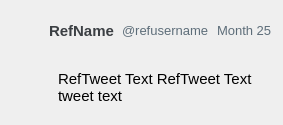
     <widget class="QWidget" name="retweet" native="true">
      <layout class="QGridLayout" name="gridLayout_2">
       <property name="horizontalSpacing">
        <number>8</number>
       </property>
       <property name="verticalSpacing">
        <number>10</number>
       </property>
       <item row="0" column="0" rowspan="2">
        <widget class="QLabel" name="label">
         <property name="minimumSize">
          <size>
           <width>30</width>
           <height>30</height>
          </size>
         </property>
         <property name="maximumSize">
          <size>
           <width>30</width>
           <height>30</height>
          </size>
         </property>
         <property name="text">
          <string/>
         </property>
         <property name="pixmap">
          <pixmap>default_profile_50X50.png</pixmap>
         </property>
         <property name="scaledContents">
          <bool>true</bool>
         </property>
        </widget>
       </item>
       <item row="0" column="3" rowspan="3">
        <widget class="QLabel" name="date_2">
         <property name="palette">
          <palette>
           <active>
            <colorrole role="WindowText">
             <brush brushstyle="SolidPattern">
              <color alpha="255">
               <red>93</red>
               <green>109</green>
               <blue>121</blue>
              </color>
             </brush>
            </colorrole>
            <colorrole role="Button">
             <brush brushstyle="SolidPattern">
              <color alpha="255">
               <red>255</red>
               <green>255</green>
               <blue>255</blue>
              </color>
             </brush>
            </colorrole>
            <colorrole role="Text">
             <brush brushstyle="SolidPattern">
              <color alpha="255">
               <red>93</red>
               <green>109</green>
               <blue>121</blue>
              </color>
             </brush>
            </colorrole>
            <colorrole role="ButtonText">
             <brush brushstyle="SolidPattern">
              <color alpha="255">
               <red>93</red>
               <green>109</green>
               <blue>121</blue>
              </color>
             </brush>
            </colorrole>
            <colorrole role="Base">
             <brush brushstyle="SolidPattern">
              <color alpha="255">
               <red>255</red>
               <green>255</green>
               <blue>255</blue>
              </color>
             </brush>
            </colorrole>
            <colorrole role="Window">
             <brush brushstyle="SolidPattern">
              <color alpha="255">
               <red>255</red>
               <green>255</green>
               <blue>255</blue>
              </color>
             </brush>
            </colorrole>
            <colorrole role="PlaceholderText">
             <brush brushstyle="SolidPattern">
              <color alpha="128">
               <red>142</red>
               <green>153</green>
               <blue>161</blue>
              </color>
             </brush>
            </colorrole>
           </active>
           <inactive>
            <colorrole role="WindowText">
             <brush brushstyle="SolidPattern">
              <color alpha="255">
               <red>93</red>
               <green>109</green>
               <blue>121</blue>
              </color>
             </brush>
            </colorrole>
            <colorrole role="Button">
             <brush brushstyle="SolidPattern">
              <color alpha="255">
               <red>255</red>
               <green>255</green>
               <blue>255</blue>
              </color>
             </brush>
            </colorrole>
            <colorrole role="Text">
             <brush brushstyle="SolidPattern">
              <color alpha="255">
               <red>93</red>
               <green>109</green>
               <blue>121</blue>
              </color>
             </brush>
            </colorrole>
            <colorrole role="ButtonText">
             <brush brushstyle="SolidPattern">
              <color alpha="255">
               <red>93</red>
               <green>109</green>
               <blue>121</blue>
              </color>
             </brush>
            </colorrole>
            <colorrole role="Base">
             <brush brushstyle="SolidPattern">
              <color alpha="255">
               <red>255</red>
               <green>255</green>
               <blue>255</blue>
              </color>
             </brush>
            </colorrole>
            <colorrole role="Window">
             <brush brushstyle="SolidPattern">
              <color alpha="255">
               <red>255</red>
               <green>255</green>
               <blue>255</blue>
              </color>
             </brush>
            </colorrole>
            <colorrole role="PlaceholderText">
             <brush brushstyle="SolidPattern">
              <color alpha="128">
               <red>142</red>
               <green>153</green>
               <blue>161</blue>
              </color>
             </brush>
            </colorrole>
           </inactive>
           <disabled>
            <colorrole role="WindowText">
             <brush brushstyle="SolidPattern">
              <color alpha="255">
               <red>93</red>
               <green>109</green>
               <blue>121</blue>
              </color>
             </brush>
            </colorrole>
            <colorrole role="Button">
             <brush brushstyle="SolidPattern">
              <color alpha="255">
               <red>255</red>
               <green>255</green>
               <blue>255</blue>
              </color>
             </brush>
            </colorrole>
            <colorrole role="Text">
             <brush brushstyle="SolidPattern">
              <color alpha="255">
               <red>93</red>
               <green>109</green>
               <blue>121</blue>
              </color>
             </brush>
            </colorrole>
            <colorrole role="ButtonText">
             <brush brushstyle="SolidPattern">
              <color alpha="255">
               <red>93</red>
               <green>109</green>
               <blue>121</blue>
              </color>
             </brush>
            </colorrole>
            <colorrole role="Base">
             <brush brushstyle="SolidPattern">
              <color alpha="255">
               <red>255</red>
               <green>255</green>
               <blue>255</blue>
              </color>
             </brush>
            </colorrole>
            <colorrole role="Window">
             <brush brushstyle="SolidPattern">
              <color alpha="255">
               <red>255</red>
               <green>255</green>
               <blue>255</blue>
              </color>
             </brush>
            </colorrole>
            <colorrole role="PlaceholderText">
             <brush brushstyle="SolidPattern">
              <color alpha="128">
               <red>0</red>
               <green>0</green>
               <blue>0</blue>
              </color>
             </brush>
            </colorrole>
           </disabled>
          </palette>
         </property>
         <property name="font">
          <font>
           <pointsize>10</pointsize>
          </font>
         </property>
         <property name="styleSheet">
          <string notr="true">color: rgb(93, 109, 121);</string>
         </property>
         <property name="text">
          <string>&lt;html&gt;&lt;head/&gt;&lt;body&gt;&lt;p&gt;&lt;span style=&quot; color:#5d6d79;&quot;&gt;Month 25&lt;/span&gt;&lt;/p&gt;&lt;/body&gt;&lt;/html&gt;</string>
         </property>
        </widget>
       </item>
       <item row="0" column="2" rowspan="3">
        <widget class="QLabel" name="username_2">
         <property name="palette">
          <palette>
           <active>
            <colorrole role="WindowText">
             <brush brushstyle="SolidPattern">
              <color alpha="255">
               <red>93</red>
               <green>109</green>
               <blue>121</blue>
              </color>
             </brush>
            </colorrole>
            <colorrole role="Button">
             <brush brushstyle="SolidPattern">
              <color alpha="255">
               <red>255</red>
               <green>255</green>
               <blue>255</blue>
              </color>
             </brush>
            </colorrole>
            <colorrole role="Text">
             <brush brushstyle="SolidPattern">
              <color alpha="255">
               <red>93</red>
               <green>109</green>
               <blue>121</blue>
              </color>
             </brush>
            </colorrole>
            <colorrole role="ButtonText">
             <brush brushstyle="SolidPattern">
              <color alpha="255">
               <red>93</red>
               <green>109</green>
               <blue>121</blue>
              </color>
             </brush>
            </colorrole>
            <colorrole role="Base">
             <brush brushstyle="SolidPattern">
              <color alpha="255">
               <red>255</red>
               <green>255</green>
               <blue>255</blue>
              </color>
             </brush>
            </colorrole>
            <colorrole role="Window">
             <brush brushstyle="SolidPattern">
              <color alpha="255">
               <red>255</red>
               <green>255</green>
               <blue>255</blue>
              </color>
             </brush>
            </colorrole>
            <colorrole role="PlaceholderText">
             <brush brushstyle="SolidPattern">
              <color alpha="128">
               <red>170</red>
               <green>178</green>
               <blue>185</blue>
              </color>
             </brush>
            </colorrole>
           </active>
           <inactive>
            <colorrole role="WindowText">
             <brush brushstyle="SolidPattern">
              <color alpha="255">
               <red>93</red>
               <green>109</green>
               <blue>121</blue>
              </color>
             </brush>
            </colorrole>
            <colorrole role="Button">
             <brush brushstyle="SolidPattern">
              <color alpha="255">
               <red>255</red>
               <green>255</green>
               <blue>255</blue>
              </color>
             </brush>
            </colorrole>
            <colorrole role="Text">
             <brush brushstyle="SolidPattern">
              <color alpha="255">
               <red>93</red>
               <green>109</green>
               <blue>121</blue>
              </color>
             </brush>
            </colorrole>
            <colorrole role="ButtonText">
             <brush brushstyle="SolidPattern">
              <color alpha="255">
               <red>93</red>
               <green>109</green>
               <blue>121</blue>
              </color>
             </brush>
            </colorrole>
            <colorrole role="Base">
             <brush brushstyle="SolidPattern">
              <color alpha="255">
               <red>255</red>
               <green>255</green>
               <blue>255</blue>
              </color>
             </brush>
            </colorrole>
            <colorrole role="Window">
             <brush brushstyle="SolidPattern">
              <color alpha="255">
               <red>255</red>
               <green>255</green>
               <blue>255</blue>
              </color>
             </brush>
            </colorrole>
            <colorrole role="PlaceholderText">
             <brush brushstyle="SolidPattern">
              <color alpha="128">
               <red>170</red>
               <green>178</green>
               <blue>185</blue>
              </color>
             </brush>
            </colorrole>
           </inactive>
           <disabled>
            <colorrole role="WindowText">
             <brush brushstyle="SolidPattern">
              <color alpha="255">
               <red>93</red>
               <green>109</green>
               <blue>121</blue>
              </color>
             </brush>
            </colorrole>
            <colorrole role="Button">
             <brush brushstyle="SolidPattern">
              <color alpha="255">
               <red>255</red>
               <green>255</green>
               <blue>255</blue>
              </color>
             </brush>
            </colorrole>
            <colorrole role="Text">
             <brush brushstyle="SolidPattern">
              <color alpha="255">
               <red>93</red>
               <green>109</green>
               <blue>121</blue>
              </color>
             </brush>
            </colorrole>
            <colorrole role="ButtonText">
             <brush brushstyle="SolidPattern">
              <color alpha="255">
               <red>93</red>
               <green>109</green>
               <blue>121</blue>
              </color>
             </brush>
            </colorrole>
            <colorrole role="Base">
             <brush brushstyle="SolidPattern">
              <color alpha="255">
               <red>255</red>
               <green>255</green>
               <blue>255</blue>
              </color>
             </brush>
            </colorrole>
            <colorrole role="Window">
             <brush brushstyle="SolidPattern">
              <color alpha="255">
               <red>255</red>
               <green>255</green>
               <blue>255</blue>
              </color>
             </brush>
            </colorrole>
            <colorrole role="PlaceholderText">
             <brush brushstyle="SolidPattern">
              <color alpha="128">
               <red>0</red>
               <green>0</green>
               <blue>0</blue>
              </color>
             </brush>
            </colorrole>
           </disabled>
          </palette>
         </property>
         <property name="font">
          <font>
           <pointsize>10</pointsize>
          </font>
         </property>
         <property name="styleSheet">
          <string notr="true">color: rgb(93, 109, 121);</string>
         </property>
         <property name="text">
          <string>&lt;html&gt;&lt;head/&gt;&lt;body&gt;&lt;p&gt;&lt;span style=&quot; color:#5d6d79;&quot;&gt;@refusername&lt;/span&gt;&lt;/p&gt;&lt;/body&gt;&lt;/html&gt;</string>
         </property>
        </widget>
       </item>
       <item row="0" column="1" rowspan="3">
        <widget class="QLabel" name="name_2">
         <property name="palette">
          <palette>
           <active>
            <colorrole role="WindowText">
             <brush brushstyle="SolidPattern">
              <color alpha="255">
               <red>59</red>
               <green>63</green>
               <blue>67</blue>
              </color>
             </brush>
            </colorrole>
            <colorrole role="Button">
             <brush brushstyle="SolidPattern">
              <color alpha="255">
               <red>255</red>
               <green>255</green>
               <blue>255</blue>
              </color>
             </brush>
            </colorrole>
            <colorrole role="Text">
             <brush brushstyle="SolidPattern">
              <color alpha="255">
               <red>59</red>
               <green>63</green>
               <blue>67</blue>
              </color>
             </brush>
            </colorrole>
            <colorrole role="ButtonText">
             <brush brushstyle="SolidPattern">
              <color alpha="255">
               <red>59</red>
               <green>63</green>
               <blue>67</blue>
              </color>
             </brush>
            </colorrole>
            <colorrole role="Base">
             <brush brushstyle="SolidPattern">
              <color alpha="255">
               <red>255</red>
               <green>255</green>
               <blue>255</blue>
              </color>
             </brush>
            </colorrole>
            <colorrole role="Window">
             <brush brushstyle="SolidPattern">
              <color alpha="255">
               <red>255</red>
               <green>255</green>
               <blue>255</blue>
              </color>
             </brush>
            </colorrole>
            <colorrole role="PlaceholderText">
             <brush brushstyle="SolidPattern">
              <color alpha="128">
               <red>170</red>
               <green>255</green>
               <blue>255</blue>
              </color>
             </brush>
            </colorrole>
           </active>
           <inactive>
            <colorrole role="WindowText">
             <brush brushstyle="SolidPattern">
              <color alpha="255">
               <red>59</red>
               <green>63</green>
               <blue>67</blue>
              </color>
             </brush>
            </colorrole>
            <colorrole role="Button">
             <brush brushstyle="SolidPattern">
              <color alpha="255">
               <red>255</red>
               <green>255</green>
               <blue>255</blue>
              </color>
             </brush>
            </colorrole>
            <colorrole role="Text">
             <brush brushstyle="SolidPattern">
              <color alpha="255">
               <red>59</red>
               <green>63</green>
               <blue>67</blue>
              </color>
             </brush>
            </colorrole>
            <colorrole role="ButtonText">
             <brush brushstyle="SolidPattern">
              <color alpha="255">
               <red>59</red>
               <green>63</green>
               <blue>67</blue>
              </color>
             </brush>
            </colorrole>
            <colorrole role="Base">
             <brush brushstyle="SolidPattern">
              <color alpha="255">
               <red>255</red>
               <green>255</green>
               <blue>255</blue>
              </color>
             </brush>
            </colorrole>
            <colorrole role="Window">
             <brush brushstyle="SolidPattern">
              <color alpha="255">
               <red>255</red>
               <green>255</green>
               <blue>255</blue>
              </color>
             </brush>
            </colorrole>
            <colorrole role="PlaceholderText">
             <brush brushstyle="SolidPattern">
              <color alpha="128">
               <red>170</red>
               <green>255</green>
               <blue>255</blue>
              </color>
             </brush>
            </colorrole>
           </inactive>
           <disabled>
            <colorrole role="WindowText">
             <brush brushstyle="SolidPattern">
              <color alpha="255">
               <red>59</red>
               <green>63</green>
               <blue>67</blue>
              </color>
             </brush>
            </colorrole>
            <colorrole role="Button">
             <brush brushstyle="SolidPattern">
              <color alpha="255">
               <red>255</red>
               <green>255</green>
               <blue>255</blue>
              </color>
             </brush>
            </colorrole>
            <colorrole role="Text">
             <brush brushstyle="SolidPattern">
              <color alpha="255">
               <red>59</red>
               <green>63</green>
               <blue>67</blue>
              </color>
             </brush>
            </colorrole>
            <colorrole role="ButtonText">
             <brush brushstyle="SolidPattern">
              <color alpha="255">
               <red>59</red>
               <green>63</green>
               <blue>67</blue>
              </color>
             </brush>
            </colorrole>
            <colorrole role="Base">
             <brush brushstyle="SolidPattern">
              <color alpha="255">
               <red>255</red>
               <green>255</green>
               <blue>255</blue>
              </color>
             </brush>
            </colorrole>
            <colorrole role="Window">
             <brush brushstyle="SolidPattern">
              <color alpha="255">
               <red>255</red>
               <green>255</green>
               <blue>255</blue>
              </color>
             </brush>
            </colorrole>
            <colorrole role="PlaceholderText">
             <brush brushstyle="SolidPattern">
              <color alpha="128">
               <red>0</red>
               <green>0</green>
               <blue>0</blue>
              </color>
             </brush>
            </colorrole>
           </disabled>
          </palette>
         </property>
         <property name="font">
          <font>
           <pointsize>11</pointsize>
           <weight>63</weight>
           <bold>true</bold>
          </font>
         </property>
         <property name="styleSheet">
          <string notr="true">font-weight:500;
color:rgb(59, 63, 67);</string>
         </property>
         <property name="text">
          <string>&lt;html&gt;&lt;head/&gt;&lt;body&gt;&lt;p&gt;&lt;span style=&quot; color:#3b3f43;&quot;&gt;RefName&lt;/span&gt;&lt;/p&gt;&lt;/body&gt;&lt;/html&gt;</string>
         </property>
        </widget>
       </item>
       <item row="3" column="1" rowspan="2" colspan="3">
        <widget class="QLabel" name="tweet_2">
         <property name="sizePolicy">
          <sizepolicy hsizetype="Preferred" vsizetype="Expanding">
           <horstretch>0</horstretch>
           <verstretch>0</verstretch>
          </sizepolicy>
         </property>
         <property name="font">
          <font>
           <pointsize>11</pointsize>
          </font>
         </property>
         <property name="styleSheet">
          <string notr="true">padding:5px;</string>
         </property>
         <property name="text">
          <string>RefTweet Text RefTweet Text 
tweet text</string>
         </property>
         <property name="alignment">
          <set>Qt::AlignLeading|Qt::AlignLeft|Qt::AlignTop</set>
         </property>
         <property name="wordWrap">
          <bool>true</bool>
         </property>
         <property name="margin">
          <number>0</number>
         </property>
        </widget>
       </item>
      </layout>
     </widget>
